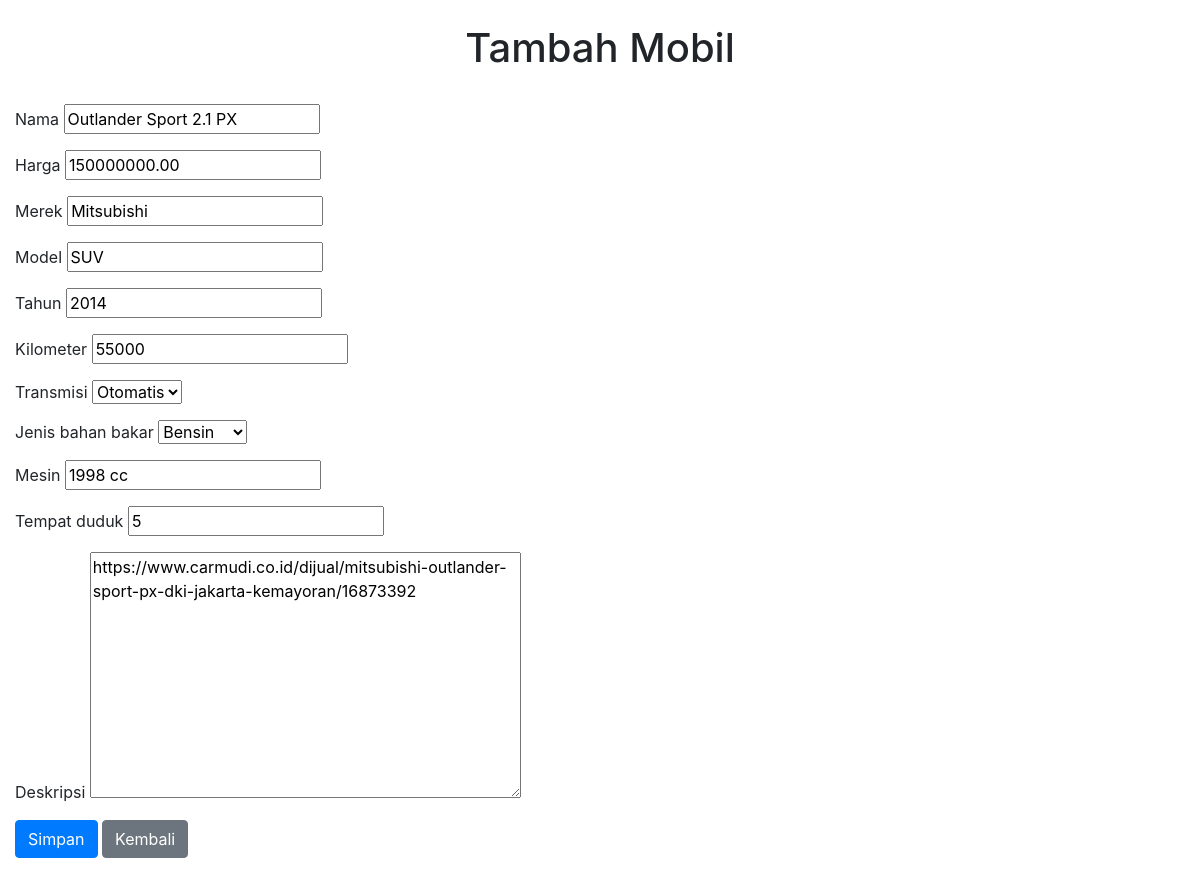
The page /update/4/ on the database its author committed.
### cars/models.py (models this page shows, shortened)
class Cars(models.Model):
    id = models.AutoField(primary_key=True)
    nama = models.CharField(max_length=100)
    harga = models.DecimalField(max_digits=12, decimal_places=2)
    merek = models.CharField(max_length=50)
    model = models.CharField(max_length=50)
    tahun = models.IntegerField()
    kilometer = models.IntegerField()
    transmisi = models.CharField(max_length=20, choices=[('auto', 'Otomatis'), ('manual', 'Manual')])
    jenis_bahan_bakar = models.CharField(max_length=20, choices=[('bensin', 'Bensin'), ('diesel', 'Diesel'), ('elektrik', 'Elektrik')])
    mesin = models.CharField(max_length=50)
    tempat_duduk = models.IntegerField()
    deskripsi = models.TextField()
    gambar = models.ImageField(upload_to='cars/images/', blank=True, null=True)

### cars/views.py (the view)
# urls.py: path('update/<int:car_id>/', updateCar, name='update_car'),
def updateCar(request, car_id):
    car = get_object_or_404(Cars, id=car_id)
    if request.method == 'POST':
        form = CarsForm(request.POST, request.FILES, instance=car)
        if form.is_valid():
            form.save()
            return redirect('carList')
        else:
            logger.error("Form submission failed: %s", form.errors)
    else:
        form = CarsForm(instance=car)
    context = {
        'form': form  # Pass the form to the template for rendering
    }
    return render(request, 'cars/car_form.html', context=context)

### cars/forms.py (shortened to what this page needs)
class CarsForm(forms.ModelForm):
    class Meta:
        model = Cars
        fields = ['nama', 'harga', 'merek', 'model', 'tahun', 'kilometer', 'transmisi', 'jenis_bahan_bakar', 'mesin', 'tempat_duduk', 'deskripsi']

### cars/templates/cars/car_form.html (shortened to what this page needs)
<!DOCTYPE html>
<html lang="en">
<head>
    <link
      rel="stylesheet"
      href="https://cdn.jsdelivr.net/npm/bootstrap@4.0.0/dist/css/bootstrap.min.css"
    />
</head>
<body>
    <div class="container-fluid">
        <div class="row">
            <div class="col-md-12 text-center my-4">
                {% block title_body %}
                <h1>Tambah Mobil</h1>
                {% endblock title_body %}
            </div>
        </div>
        {% block content_form %}
        <form method="POST" enctype="multipart/form-data">
            {% for field in form  %}
            <div class="mb-3">{{field.label}} {{field}}</div>
            {% endfor %}
            <div class="mb-3">
                <button type="submit" class="btn btn-primary">Simpan</button>
                <a href="{% url 'carList' %}" class="btn btn-secondary">Kembali</a>
            </div>
        </form>
        {% endblock content_form %}
    </div>
</body>
</html>

### rows shown on the page
Cars: form "Outlander Sport 2.1 PX" "150000000.00" "Mitsubishi" "SUV" "2014" "55000" "Otomatis" "Bensin" "1998 cc" "5" "https://www.carmudi.co.id/dijual/mitsubishi-outlander-sport-px-dki-jakarta-kemayoran/16873392"

### other values the page prints
{{ field.label }} "Nama" "Harga" "Merek" "Model" "Tahun" "Kilometer" "Transmisi" "Jenis bahan bakar" "Mesin" "Tempat duduk" "Deskripsi"
